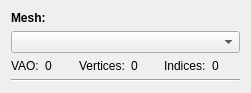
<?xml version="1.0" encoding="UTF-8"?>
<ui version="4.0">
 <class>WidgetMesh</class>
 <widget class="QWidget" name="WidgetMesh">
  <property name="geometry">
   <rect>
    <x>0</x>
    <y>0</y>
    <width>251</width>
    <height>89</height>
   </rect>
  </property>
  <property name="windowTitle">
   <string>Form</string>
  </property>
  <layout class="QVBoxLayout" name="verticalLayout">
   <item>
    <widget class="QLabel" name="label">
     <property name="font">
      <font>
       <weight>75</weight>
       <italic>false</italic>
       <bold>true</bold>
      </font>
     </property>
     <property name="text">
      <string>Mesh:</string>
     </property>
    </widget>
   </item>
   <item>
    <widget class="QComboBox" name="comboBox"/>
   </item>
   <item>
    <layout class="QHBoxLayout" name="horizontalLayout">
     <item>
      <widget class="QLabel" name="label_2">
       <property name="text">
        <string>VAO:</string>
       </property>
      </widget>
     </item>
     <item>
      <widget class="QLabel" name="VAOlabel">
       <property name="text">
        <string>0</string>
       </property>
      </widget>
     </item>
     <item>
      <widget class="QLabel" name="label_3">
       <property name="text">
        <string>Vertices:</string>
       </property>
      </widget>
     </item>
     <item>
      <widget class="QLabel" name="VerticesLabel">
       <property name="text">
        <string>0</string>
       </property>
      </widget>
     </item>
     <item>
      <widget class="QLabel" name="label_7">
       <property name="text">
        <string>Indices:</string>
       </property>
      </widget>
     </item>
     <item>
      <widget class="QLabel" name="IndicesLabel">
       <property name="text">
        <string>0</string>
       </property>
      </widget>
     </item>
    </layout>
   </item>
   <item>
    <widget class="Line" name="line">
     <property name="orientation">
      <enum>Qt::Horizontal</enum>
     </property>
    </widget>
   </item>
  </layout>
 </widget>
 <resources/>
 <connections/>
</ui>
